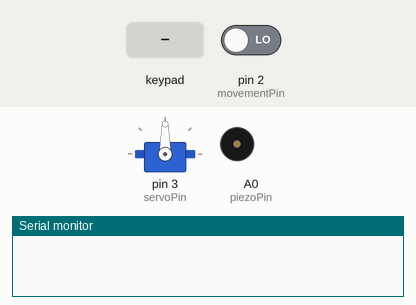
This sketch was run on a simulated Arduino Uno, built with avr-gcc and run on an emulated ATmega328P. On the bench: servo, buzzer (waves = sounding), the last lines printed to the serial monitor. Inputs (shaded band) come from the test bench; at power-on: pin 2 (movementPin) LOW.

Above: at 1.2 s.
1.3 s: pin 2 (movementPin) driven HIGH
At 2.5 s:
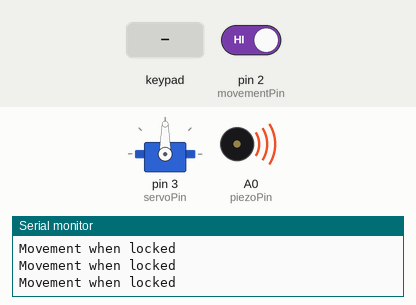
2.8 s: key '1' pressed
5.8 s: keypad keys 1 2 1 1 1 0 9 pressed 0.4 s apart
10.1 s: key 'A' pressed
13.1 s: keypad keys 1 2 1 1 1 0 9 # pressed 0.4 s apart
17.8 s: key '2' pressed
Timing chart, 0 to 20.3 s (numbered marks = the images above; inputs shaded):
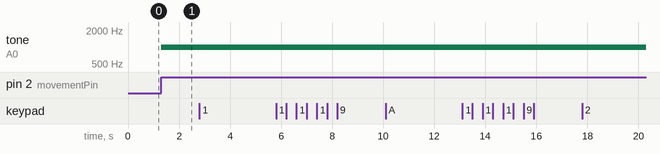

Measured:
- after the input at 1.3 s, tone on A0 (piezoPin): silent → 1000 Hz at once

The sketch:

32IV_5_Movement_and_piezo.ino
```cpp
#include <Keypad.h>
#include <Servo.h>

const byte rowsNum=4;
const byte colsNum=4;

char keys[rowsNum][colsNum]={
  {'1','2','3','A'},
  {'4','5','6','B'},
  {'7','8','9','C'},
  {'*','0','#','D'},
};

byte rowPins[rowsNum]={12,11,10,9};
byte colPins[colsNum]={7,6,5,4};

Keypad k=Keypad(makeKeymap(keys),rowPins,colPins,rowsNum,colsNum);
Servo servo;

int servoPin=3;
int ledPin=13;
int piezoPin=A0;
int movementPin=2;

char keysPressed[5];
char lastKey;
bool isLocked=true;

void lock() {
  servo.write(90);
  digitalWrite(ledPin, HIGH);
}

void open() {
  servo.write(0);
  digitalWrite(ledPin, LOW);
}

void clearCache() {
  keysPressed[0]='0';
  keysPressed[1]='0';
  keysPressed[2]='0';
  keysPressed[3]='0';
  keysPressed[4]='0';
}

void setup()
{
  Serial.begin(9600);
  servo.attach(servoPin);
  lock();
  isLocked=true;
}

void loop()
{
  char key=k.getKey();
  if (key!=NO_KEY) {
    Serial.print("Pressed ");
    Serial.print(key);
    Serial.print(", previous: ");
    Serial.println(lastKey);

    if (key=='1') {
      clearCache();
      keysPressed[0]=key;
    } else if (key=='2' && lastKey=='1') {
      keysPressed[1]=key;
    } else if (key=='3' && lastKey=='2' && keysPressed[0]=='1') {
      keysPressed[2]=key;
    } else if (key=='4' && lastKey=='3' && keysPressed[0]=='1' && keysPressed[1]=='2') {
      keysPressed[3]=='4';
    } else if (key=='D' && lastKey=='4' && keysPressed[0]=='1' && keysPressed[1]=='2' && keysPressed[2]=='3') {
      Serial.println("Opened");
      open();
      clearCache();
      isLocked=false;
    } else if (key=='C') {
      clearCache();
      lock();
      isLocked=true;
      Serial.println("Locked");
    } else if (key=='D' && !(lastKey=='4' && keysPressed[0]=='1' && keysPressed[1]=='2' && keysPressed[2]=='3')) {
      clearCache();
      Serial.println("Wrong password");
    } else {
      clearCache();
    }
    lastKey=key;
  }

  int movement=digitalRead(movementPin);
  if (movement==HIGH && isLocked==true) {
    Serial.println("Movement when locked");
    tone(piezoPin, 1000, 1000);
  } else {
    digitalWrite(piezoPin, LOW);
  }
  delay(30);
}
```
